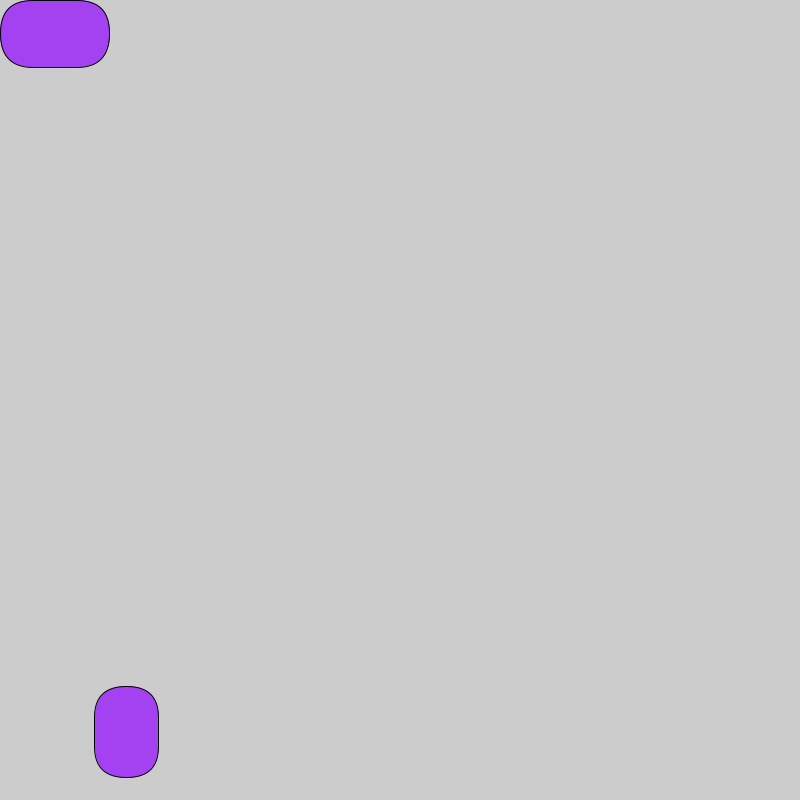
Frame 1 (no input)
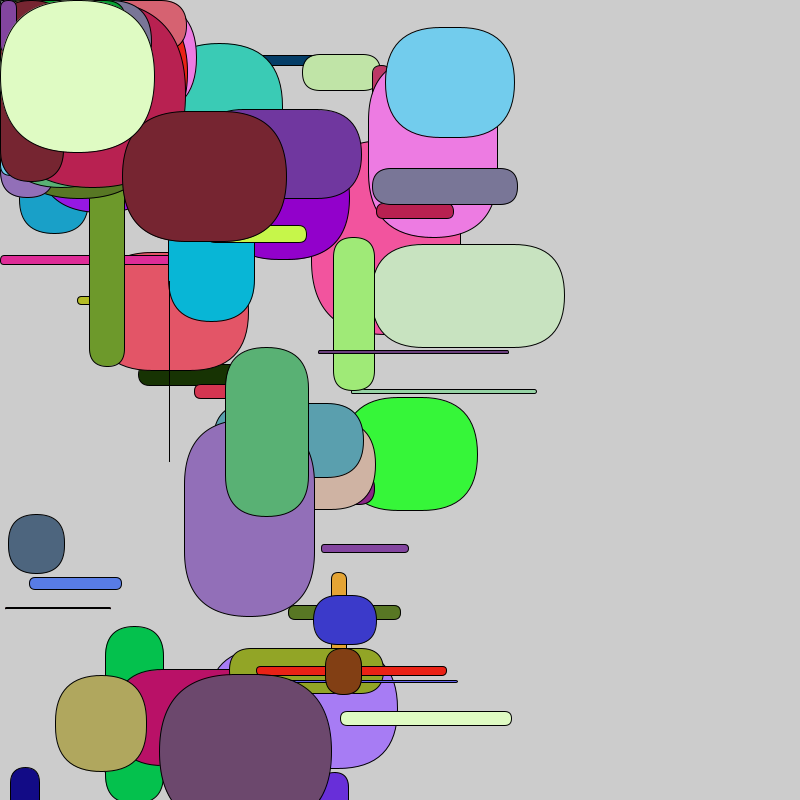
Frame 60 (the mouse pressed at the canvas centre just before this capture)
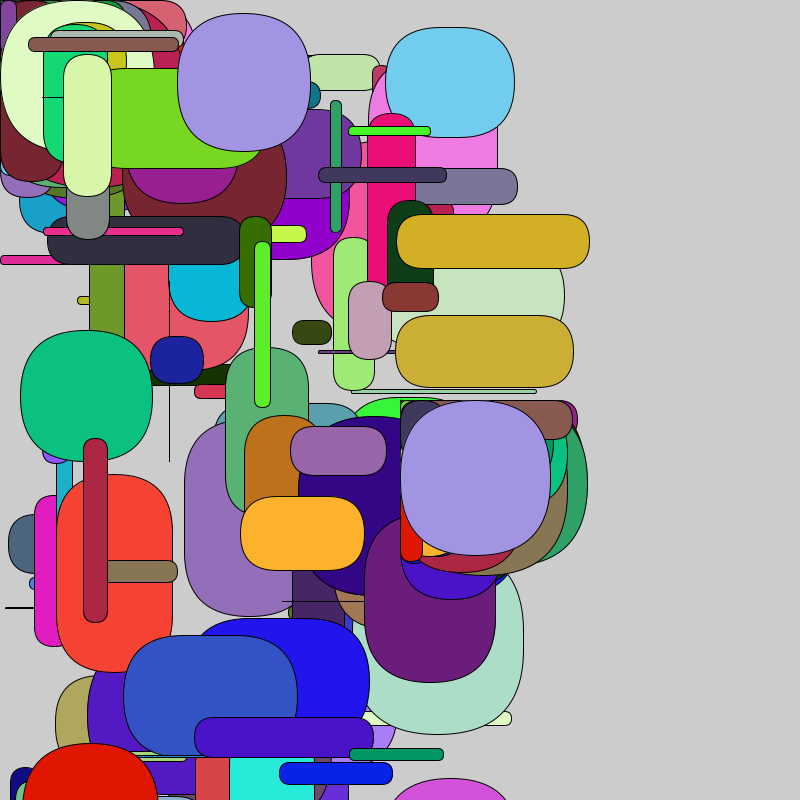
Frame 120 (the mouse held since frame 60 and released just before this capture)

The Processing sketch that drew these frames (run headless with seeded random() and noise(); from frame 60 on, the mouse is pressed at the canvas centre):

// Processing sketch: cours1
// ── cours1.pde

//fonction initial (1 fois)
void setup() {
  //régler la taille de la fenêtre
  size(800, 800);
}

//foonction boucle (à l'infinie)
void draw(){
  fill(random(255),random(255),random(255));
  //rectangle (x,y,largeur,hauteur)
  rect(random(400),random(800),random(200),random(200),100);

  rect(mouseX,mouseY,random(200),random(200),100);
}
